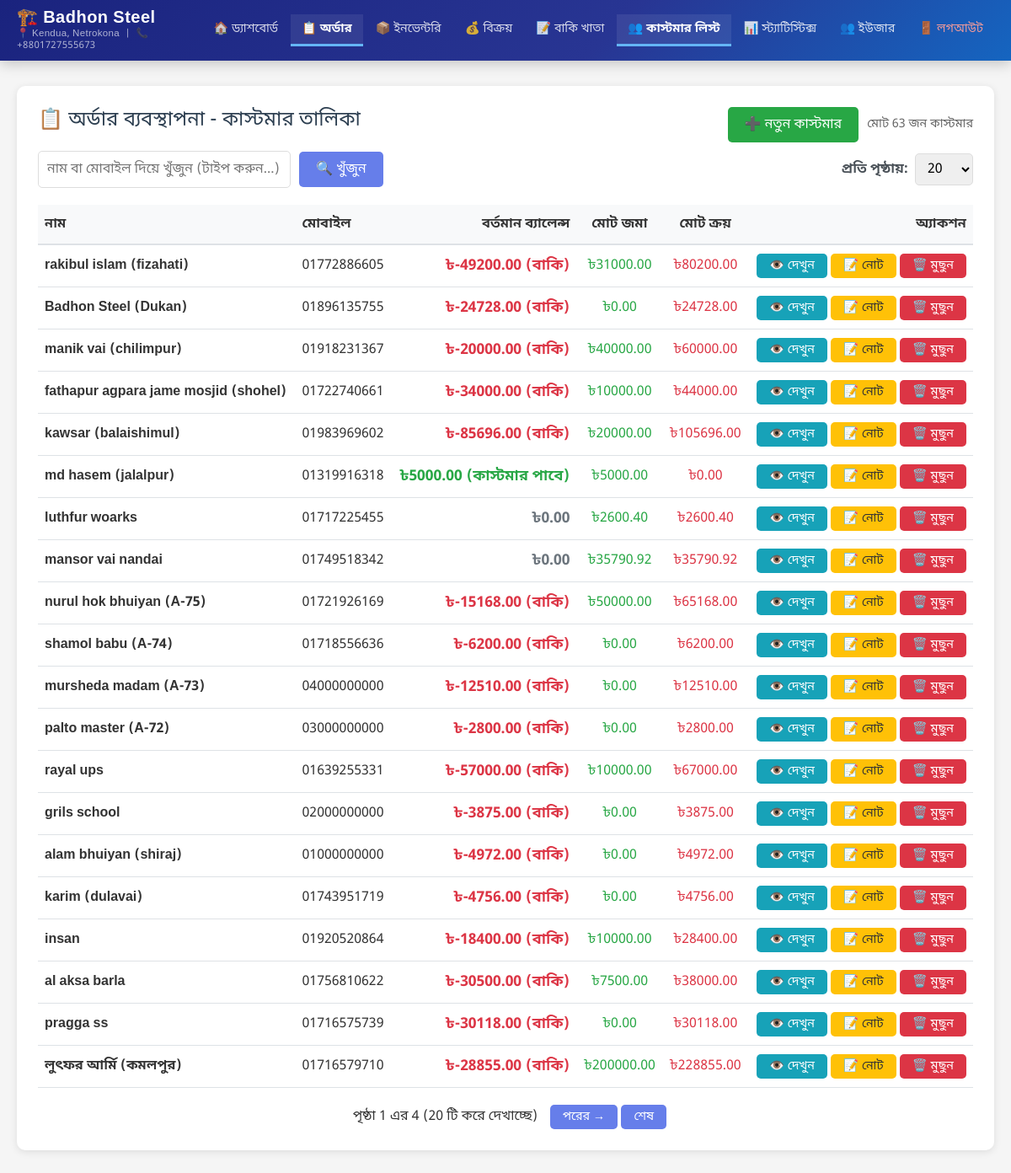
Screenshot of /admin-panel/transactions/customers/ (signed in) with the database file from the repository.
### transactions/models.py (models this page shows, shortened)
class Customer(models.Model):
    name = models.CharField(max_length=200, verbose_name='Customer Name')
    mobile_number = models.CharField(max_length=20, unique=True, verbose_name='Mobile Number')
    address = models.TextField(verbose_name='Address', blank=True)
    current_balance = models.DecimalField(max_digits=10, decimal_places=2, verbose_name='Current Balance', default=0)
    created_at = models.DateTimeField(auto_now_add=True, verbose_name='Created At')
    updated_at = models.DateTimeField(auto_now=True, verbose_name='Updated At')
    is_deleted = models.BooleanField(default=False, verbose_name='Is Deleted')
    deleted_at = models.DateTimeField(null=True, blank=True, verbose_name='Deleted At')
    class Meta:
        verbose_name = 'Customer'
        verbose_name_plural = 'Customers'
        ordering = ['-created_at']
    @property
    def total_submitted(self):
        from django.db.models import Sum
        result = self.transactions.filter(
            transaction_type='submission',
            is_reversed=False,
            is_deleted=False
        ).aggregate(total=Sum('amount'))
        return result['total'] or 0
    @property
    def total_purchase_amount(self):
        from django.db.models import Sum
        purchases = self.transactions.filter(
            transaction_type='purchase',
            is_reversed=False,
            is_deleted=False
        ).exclude(
            status='cancelled'  # Exclude cancelled orders
        )
        total_amount = purchases.aggregate(total=Sum('amount'))['total'] or 0
        return abs(total_amount)

### transactions/views.py (the view, shortened to what this page needs)
# urls.py: path('customers/', views.customer_list, name='customer_list'),
@login_required
def customer_list(request):
    search_query = request.GET.get('search', '')
    status_filter = request.GET.get('status', '')
    delivery_status_filter = request.GET.get('delivery_status', '')
    per_page = request.GET.get('per_page', '20')
    try:
        per_page = int(per_page)
        if per_page not in [20, 50, 100, 200]:
            per_page = 20
    except (ValueError, TypeError):
        per_page = 20
    customers = Customer.objects.filter(is_deleted=False).order_by('-created_at')
    if search_query:
        customers = customers.filter(
            Q(name__icontains=search_query) | Q(mobile_number__icontains=search_query)
        )
    paginator = Paginator(customers, per_page)
    page_number = request.GET.get('page')
    page_obj = paginator.get_page(page_number)
    context = {
        'page_obj': page_obj,
        'customers': page_obj.object_list,
        'search_query': search_query,
        'status_filter': status_filter,
        'delivery_status_filter': delivery_status_filter,
        'total_customers': customers.count(),
        'per_page': per_page,
    }
    return render(request, 'transactions/customer_list.html', context)

### transactions/templates/transactions/customer_list.html (shortened to what this page needs)
{% extends 'admin_panel/base.html' %}
{% load static %}
{% block content %}
<div class="card">
    <div class="card-title">
        📋 অর্ডার ব্যবস্থাপনা - কাস্টমার তালিকা
        <div style="float: right; display: flex; gap: 10px; align-items: center;">
            <a href="{% url 'transactions:customer_create' %}" class="btn btn-success">➕ নতুন কাস্টমার</a>
            <div style="font-size: 0.9rem; color: #666;">
                {% if page_obj %}
                মোট {{ page_obj.paginator.count }} জন কাস্টমার
                {% endif %}
            </div>
        </div>
    </div>
    <div style="margin-bottom: 20px; display: flex; gap: 15px; align-items: center; flex-wrap: wrap;">
        <form method="get" id="searchForm" style="display: flex; gap: 10px; align-items: center; flex: 1;">
            <input type="text"
                   id="searchInput"
                   name="search"
                   value="{{ search_query }}"
                   placeholder="নাম বা মোবাইল দিয়ে খুঁজুন (টাইপ করুন...)"
                   class="form-control"
                   style="max-width: 300px;"
                   autocomplete="off">
            <button type="submit" class="btn btn-primary">🔍 খুঁজুন</button>
        </form>
        <div style="display: flex; gap: 8px; align-items: center;">
            <label style="font-weight: 600; color: #495057; white-space: nowrap;">প্রতি পৃষ্ঠায়:</label>
            <select id="perPageSelect" onchange="changePerPage(this.value)" class="form-control" style="width: auto; padding: 6px 10px;">
                <option value="20" {% if per_page == 20 %}selected{% endif %}>20</option>
            </select>
        </div>
    </div>
    {% if customers %}
    <div style="overflow-x: auto;">
        <table style="width: 100%; border-collapse: collapse;">
            <thead>
                <tr style="background-color: #f8f9fa; border-bottom: 2px solid #dee2e6;">
                    <th style="padding: 12px 8px; text-align: left; font-weight: 600;">নাম</th>
                    <th style="padding: 12px 8px; text-align: left; font-weight: 600;">মোবাইল</th>
                    <th style="padding: 12px 8px; text-align: right; font-weight: 600;">বর্তমান ব্যালেন্স</th>
                    <th style="padding: 12px 8px; text-align: center; font-weight: 600;">মোট জমা</th>
                    <th style="padding: 12px 8px; text-align: center; font-weight: 600;">মোট ক্রয়</th>
                    <th style="padding: 12px 8px; text-align: right; font-weight: 600;">অ্যাকশন</th>
                </tr>
            </thead>
            <tbody>
                {% for customer in customers %}
                <tr style="border-bottom: 1px solid #dee2e6;">
                    <td style="padding: 10px 8px;">
                        <strong>{{ customer.name }}</strong>
                    </td>
                    <td style="padding: 10px 8px;">{{ customer.mobile_number }}</td>
                    <td style="padding: 10px 8px; text-align: right;">
                        {% if customer.current_balance > 0 %}
                        <span style="font-weight: 700; font-size: 1.1rem; color: #28a745;">৳{{ customer.current_balance|floatformat:2 }} (কাস্টমার পাবে)</span>
                        {% elif customer.current_balance < 0 %}
                        <span style="font-weight: 700; font-size: 1.1rem; color: #dc3545;">৳{{ customer.current_balance|floatformat:2 }} (বাকি)</span>
                        {% else %}
                        <span style="font-weight: 700; font-size: 1.1rem; color: #6c757d;">৳0.00</span>
                        {% endif %}
                    </td>
                    <td style="padding: 10px 8px; text-align: center;">
                        <span style="color: #28a745;">৳{{ customer.total_submitted|floatformat:2 }}</span>
                    </td>
                    <td style="padding: 10px 8px; text-align: center;">
                        <span style="color: #dc3545;">৳{{ customer.total_purchase_amount|floatformat:2 }}</span>
                    </td>
                    <td style="padding: 10px 8px; text-align: right;">
                        <a href="{% url 'transactions:customer_detail' customer.pk %}" class="btn btn-sm btn-info">👁️ দেখুন</a>
                        <button onclick="showNotesModal({{ customer.pk }}, '{{ customer.name|escapejs }}')"
                                class="btn btn-sm btn-warning"
                                title="নোট দেখুন">📝 নোট</button>
                        <a href="{% url 'transactions:customer_delete' customer.pk %}" class="btn btn-sm btn-danger" onclick="return confirmDelete('{{ customer.name }}')">🗑️ মুছুন</a>
                    </td>
                </tr>
                {% endfor %}
            </tbody>
        </table>
    </div>
     {% if page_obj.has_other_pages %}
     <div style="margin-top: 20px; text-align: center;">
         <span style="margin: 0 10px;">পৃষ্ঠা {{ page_obj.number }} এর {{ page_obj.paginator.num_pages }} ({{ per_page }} টি করে দেখাচ্ছে)</span>
         {% if page_obj.has_next %}
         <a href="?page={{ page_obj.next_page_number }}&per_page={{ per_page }}" class="btn btn-sm">পরের →</a>
         <a href="?page={{ page_obj.paginator.num_pages }}&per_page={{ per_page }}" class="btn btn-sm">শেষ</a>
         {% endif %}
     </div>
     {% endif %}
    {% endif %}
</div>
{% endblock %}

### rows the page displays
Customer: name "rakibul islam (fizahati)", mobile_number "01772886605", current_balance "-49200.00", total_submitted "31000.00", total_purchase_amount "80200.00"
Customer: name "Badhon Steel (Dukan)", mobile_number "01896135755", current_balance "-24728.00", total_submitted "0.00", total_purchase_amount "24728.00"
Customer: name "manik vai (chilimpur)", mobile_number "01918231367", current_balance "-20000.00", total_submitted "40000.00", total_purchase_amount "60000.00"
Customer: name "fathapur agpara jame mosjid (shohel)", mobile_number "01722740661", current_balance "-34000.00", total_submitted "10000.00", total_purchase_amount "44000.00"
Customer: name "kawsar (balaishimul)", mobile_number "01983969602", current_balance "-85696.00", total_submitted "20000.00", total_purchase_amount "105696.00"
Customer: name "md hasem (jalalpur)", mobile_number "01319916318", current_balance "5000.00", total_submitted "5000.00", total_purchase_amount "0.00"
Customer: name "luthfur woarks", mobile_number "01717225455", current_balance "৳0.00", total_submitted "2600.40", total_purchase_amount "2600.40"
Customer: name "mansor vai nandai", mobile_number "01749518342", current_balance "৳0.00", total_submitted "35790.92", total_purchase_amount "35790.92"
Customer: name "nurul hok bhuiyan (A-75)", mobile_number "01721926169", current_balance "-15168.00", total_submitted "50000.00", total_purchase_amount "65168.00"
Customer: name "shamol babu (A-74)", mobile_number "01718556636", current_balance "-6200.00", total_submitted "0.00", total_purchase_amount "6200.00"
Customer: name "mursheda madam (A-73)", mobile_number "04000000000", current_balance "-12510.00", total_submitted "0.00", total_purchase_amount "12510.00"
Customer: name "palto master (A-72)", mobile_number "03000000000", current_balance "-2800.00", total_submitted "0.00", total_purchase_amount "2800.00"
Customer: name "rayal ups", mobile_number "01639255331", current_balance "-57000.00", total_submitted "10000.00", total_purchase_amount "67000.00"
Customer: name "grils school", mobile_number "02000000000", current_balance "-3875.00", total_submitted "0.00", total_purchase_amount "3875.00"
Customer: name "alam bhuiyan (shiraj)", mobile_number "01000000000", current_balance "-4972.00", total_submitted "0.00", total_purchase_amount "4972.00"
Customer: name "karim (dulavai)", mobile_number "01743951719", current_balance "-4756.00", total_submitted "0.00", total_purchase_amount "4756.00"
Customer: name "insan", mobile_number "01920520864", current_balance "-18400.00", total_submitted "10000.00", total_purchase_amount "28400.00"
Customer: name "al aksa barla", mobile_number "01756810622", current_balance "-30500.00", total_submitted "7500.00", total_purchase_amount "38000.00"
Customer: name "pragga ss", mobile_number "01716575739", current_balance "-30118.00", total_submitted "0.00", total_purchase_amount "30118.00"
Customer: name "লুৎফর আর্মি (কমলপুর)", mobile_number "01716579710", current_balance "-28855.00", total_submitted "200000.00", total_purchase_amount "228855.00"

### other values shown
{{ page_obj.paginator.count }} "63"
{{ page_obj.number }} "1"
{{ page_obj.paginator.num_pages }} "4"
{{ per_page }} "20"
